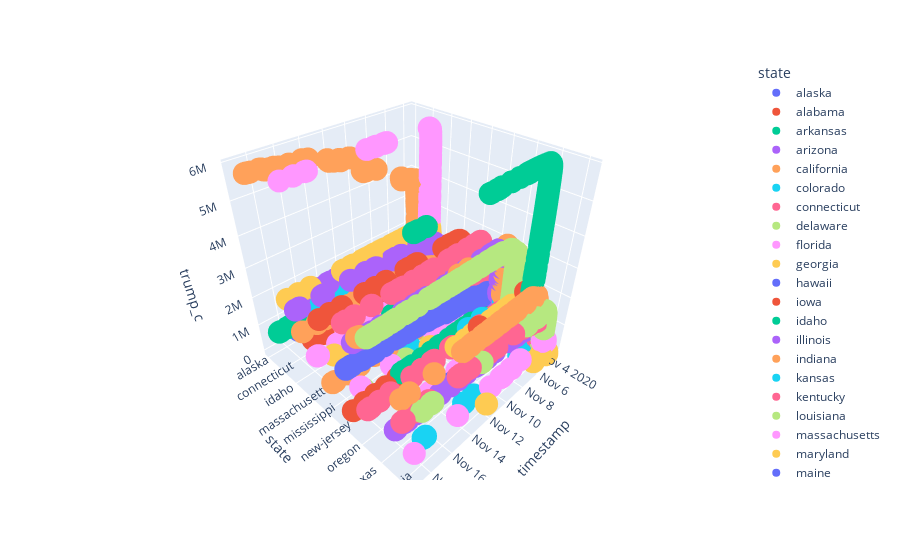

The cell this chart's notebook holds for it:
### Code cell
fig = px.scatter_3d(df, x=df.index, y=df['state'], z=df['trump_c'],color=df['state'])
fig.show()
pio.write_html(fig, file=f'3d.html', auto_open=True)
